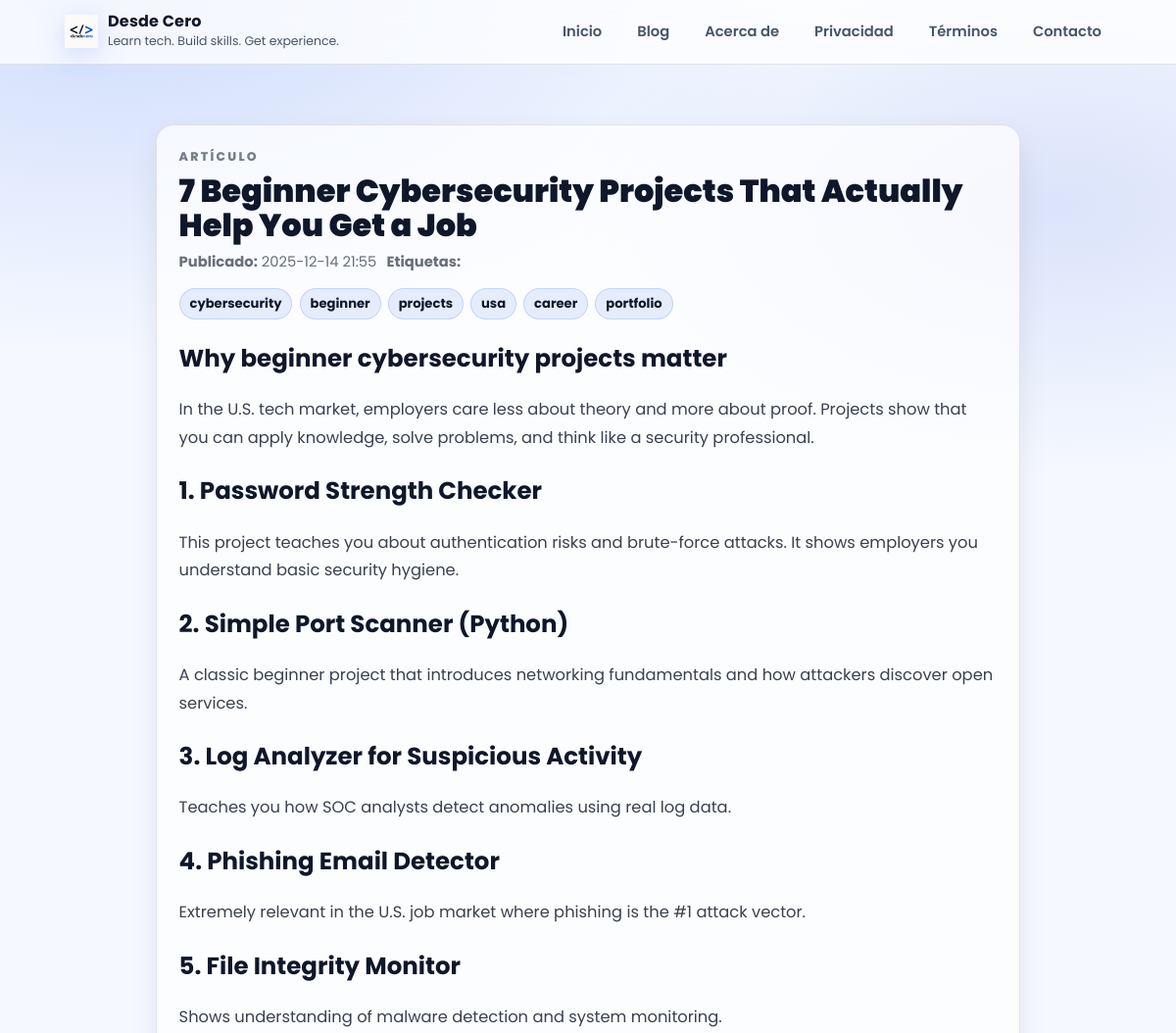
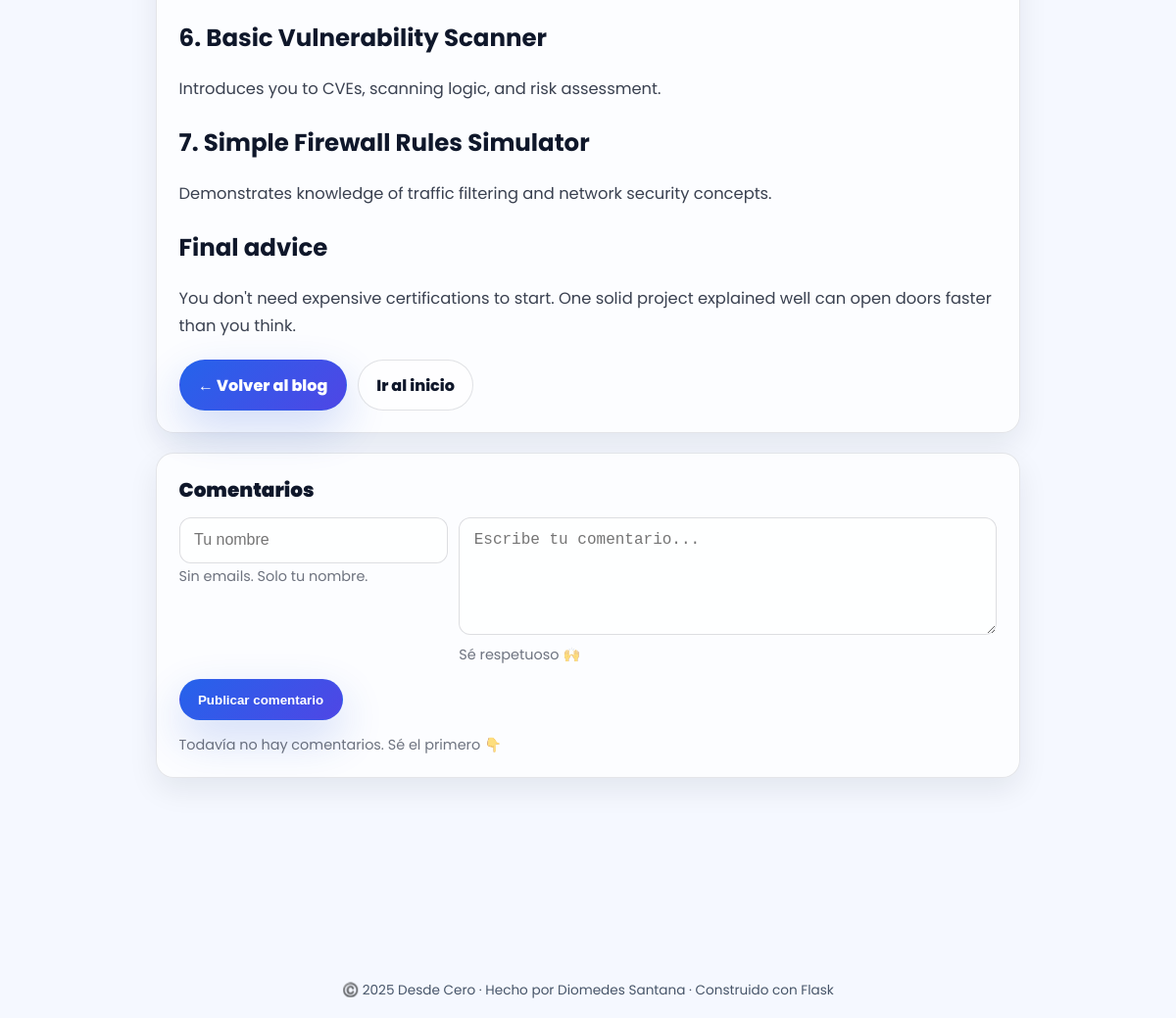
Page /post/beginner-cybersecurity-projects-usa-2025 on the committed database (2 pictures, top to bottom).
### tables this page shows
CREATE TABLE posts (
            id      INTEGER PRIMARY KEY AUTOINCREMENT,
            title   TEXT NOT NULL,
            slug    TEXT NOT NULL UNIQUE,
            date    TEXT NOT NULL,      -- formato ISO 'YYYY-MM-DD HH:MM:SS'
            tags    TEXT,
            excerpt TEXT,
            content TEXT NOT NULL
        , content_html TEXT);

### main.py (the view)
@app.route("/post/<slug>", methods=["GET", "POST"])
def post_detail(slug):
    post = get_post_by_slug(slug)
    if not post:
        abort(404)
    if request.method == "POST":
        author = request.form.get("author", "").strip()
        text = request.form.get("text", "").strip()
        if author and text:
            add_comment(post["id"], author, text)
            return redirect(url_for("post_detail", slug=slug))
    comments = get_comments(post["id"])
    return render_template("post_detail.html", post=post, comments=comments)

### main.py (called while the page is built)
def get_conn():
    conn = sqlite3.connect(DB_PATH)
    conn.row_factory = sqlite3.Row  # permite acceder por nombre de columna
    return conn

def get_post_by_slug(slug: str):
    conn = get_conn()
    cur = conn.cursor()
    cur.execute("SELECT * FROM posts WHERE slug = ?", (slug,))
    row = cur.fetchone()
    conn.close()
    return row

def get_comments(post_id: int):
    conn = get_conn()
    cur = conn.cursor()
    cur.execute(
        "SELECT * FROM comments WHERE post_id = ? ORDER BY created_at DESC",
        (post_id,),
    )
    rows = cur.fetchall()
    conn.close()
    return rows

@app.template_filter("fecha")
def formato_fecha(value):
    try:
        if isinstance(value, str):
            dt = datetime.strptime(value, "%Y-%m-%d %H:%M:%S")
        else:
            dt = value
        return dt.strftime("%d/%m/%Y %H:%M")
    except Exception:
        return value

@app.context_processor
def inject_globals():
    now = datetime.utcnow()
    return {
        "now": now,
        "current_year": now.year,
        "site_name": "Desde Cero",
    }

### templates/post_detail.html (shortened to what this page needs)
{% extends "base.html" %}
{% block content %}
<div class="post-wrap">
  <article class="card">
    <p class="kicker">ARTÍCULO</p>
    <h1>{{ post['title'] }}</h1>
    <p class="meta">
      <strong>Publicado:</strong> {{ post['date']|fecha }}
      {% if post['tags'] %}
        <span style="margin-left:.4rem;"><strong>Etiquetas:</strong></span>
      {% endif %}
    </p>
    {% if post['tags'] %}
      <div class="tags">
        {% for t in post['tags'].split(',') %}
          {% set clean = t.strip() %}
          {% if clean %}
            <span class="tag">{{ clean }}</span>
          {% endif %}
        {% endfor %}
      </div>
    {% endif %}
    <div class="post-content">
      {{ post['content']|safe }}
    </div>
    <div class="actions">
      <a class="btn btn-primary" href="{{ url_for('blog_list') }}">← Volver al blog</a>
      <a class="btn" href="{{ url_for('home') }}">Ir al inicio</a>
    </div>
  </article>
  <section class="comments card">
    <h2>Comentarios</h2>
    <form method="POST" action="{{ url_for('post_detail', slug=post['slug']) }}">
      <div class="form-row">
        <div>
          <input type="text" name="author" placeholder="Tu nombre" required>
          <p class="hint">Sin emails. Solo tu nombre.</p>
        </div>
        <div>
          <textarea name="text" placeholder="Escribe tu comentario..." required></textarea>
          <p class="hint">Sé respetuoso 🙌</p>
        </div>
      </div>
      <button type="submit" class="btn btn-primary">Publicar comentario</button>
    </form>
    {% if comments and comments|length > 0 %}
      <div class="comment-list">
        {% for c in comments %}
          <div class="comment">
            <div class="comment-head">
              <span class="comment-author">{{ c['author'] }}</span>
              <span class="comment-date">· {{ c['created_at']|fecha }}</span>
            </div>
            <p class="comment-text">{{ c['text'] }}</p>
          </div>
        {% endfor %}
      </div>
    {% else %}
      <p class="hint" style="margin-top: .9rem;">Todavía no hay comentarios. Sé el primero 👇</p>
    {% endif %}
  </section>
</div>
{% endblock %}

### templates/base.html (style rules this page uses)
:root { --bg: #f5f8ff; --panel: rgba(255,255,255,.78); --panel-strong: #ffffff; --text: #0f172a; --muted: #475569; --border: rgba(15,23,42,.10); --shadow: 0 18px 55px rgba(15, 23, 42, .10); --blue: #1d4ed8; --blue2:#2563eb; --blueSoft:#eaf2ff; --chip:#eef2ff; }
* { box-sizing:border-box; }
body { margin:0; font-family:"Poppins", sans-serif; background: radial-gradient(1200px 600px at 10% 0%, rgba(37,99,235,.18), transparent 60%), radial-gradient(900px 500px at 90% 10%, rgba(29,78,216,.12), transparent 55%), var(--bg); color:var(--text); }
.card { background: var(--panel); border: 1px solid var(--border); border-radius: 22px; box-shadow: var(--shadow); }
.btn { display:inline-flex; align-items:center; justify-content:center; gap:8px; padding: 11px 16px; border-radius: 999px; border: 1px solid var(--border); background: rgba(255,255,255,.8); color: var(--text); text-decoration:none; font-weight:700; transition: .15s ease; cursor:pointer; }
.btn-primary { background: linear-gradient(135deg, var(--blue), var(--blue2)); color:white; border-color: rgba(29,78,216,.35); box-shadow: 0 18px 45px rgba(29,78,216,.20); }

### templates/post_detail.html (style rules this page uses)
.post-wrap { max-width: 920px; margin: 0 auto; padding: 2.2rem 1.2rem 4rem; }
.card { border-radius: 18px; padding: 1.4rem 1.4rem; background: rgba(255,255,255,.72); border: 1px solid rgba(15,23,42,.10); box-shadow: 0 12px 30px rgba(15,23,42,.08); }
.kicker { font-size:.78rem; letter-spacing:.18em; text-transform: uppercase; color: rgba(15,23,42,.55); font-weight: 800; margin: 0 0 .5rem; }
h1 { margin: 0 0 .6rem; color:#0f172a; font-weight: 900; line-height: 1.1; font-size: 2rem; }
.meta { color: rgba(15,23,42,.62); font-size: .92rem; margin: 0 0 1rem; }
.tags { display:flex; flex-wrap:wrap; gap:.45rem; margin-top:.55rem; }
.tag { display:inline-flex; padding:.32rem .62rem; border-radius:999px; background: rgba(37,99,235,.10); border: 1px solid rgba(37,99,235,.18); color:#0f172a; font-size:.82rem; font-weight:700; }
.post-content { margin-top: 1rem; color: rgba(15,23,42,.82); line-height: 1.75; font-size: 1.02rem; }
.post-content h2, .post-content h3 { color:#0f172a; margin: 1.2rem 0 .5rem; }
.actions { display:flex; gap:.7rem; flex-wrap:wrap; margin-top: 1.2rem; }
.btn { display:inline-flex; align-items:center; justify-content:center; gap:.5rem; padding: .78rem 1.15rem; border-radius: 999px; text-decoration:none; font-weight: 800; border: 1px solid rgba(15,23,42,.12); background: rgba(255,255,255,.65); color: #0f172a; transition: .15s ease; }
.btn-primary { background: linear-gradient(135deg, #2563eb, #4f46e5); border-color: rgba(37,99,235,.25); color: white; }
.comments { margin-top: 1.2rem; }
.comments h2 { margin: 0 0 .8rem; font-size: 1.25rem; color:#0f172a; font-weight: 900; }
.form-row { display:grid; gap:.7rem; margin-bottom: .9rem; }
@media (min-width: 700px) { .form-row { grid-template-columns: 1fr 2fr; align-items:start; } }
input, textarea { width:100%; padding:.85rem .9rem; border-radius: 12px; border: 1px solid rgba(15,23,42,.14); background: rgba(255,255,255,.75); outline: none; font-size: 1rem; color:#0f172a; }
textarea { min-height: 120px; resize: vertical; }
.hint { color: rgba(15,23,42,.60); font-size: .9rem; margin: .2rem 0 0; }

### rows in the picture
posts: title "7 Beginner Cybersecurity Projects That Actually Help You Get a Job", date|fecha "2025-12-14 21:55", content "Why beginner cybersecurity projects matter In the U.S. tech market, employers care less about theory and more about proof. Projects show that you can apply knowledge, solve problems, and think like a security professional. 1. Password Strength Checker This project teaches you about authentication risks and brute-force attacks. It shows employers you understand basic security hygiene. 2. Simple Port Scanner (Python) A classic beginner project that introduces networking fundamentals and how attackers discover open services. 3. Log Analyzer for Suspicious Activity Teaches you how SOC analysts detect anomalies using real log data. 4. Phishing Email Detector Extremely relevant in the U.S. job…"

### other values in the picture
{{ clean }} "cybersecurity" "beginner" "projects" "usa" "career" "portfolio"
